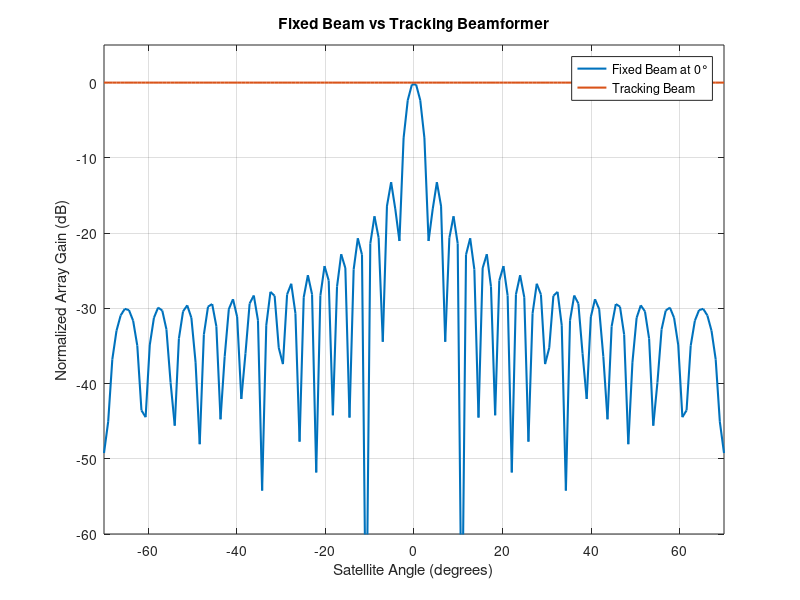
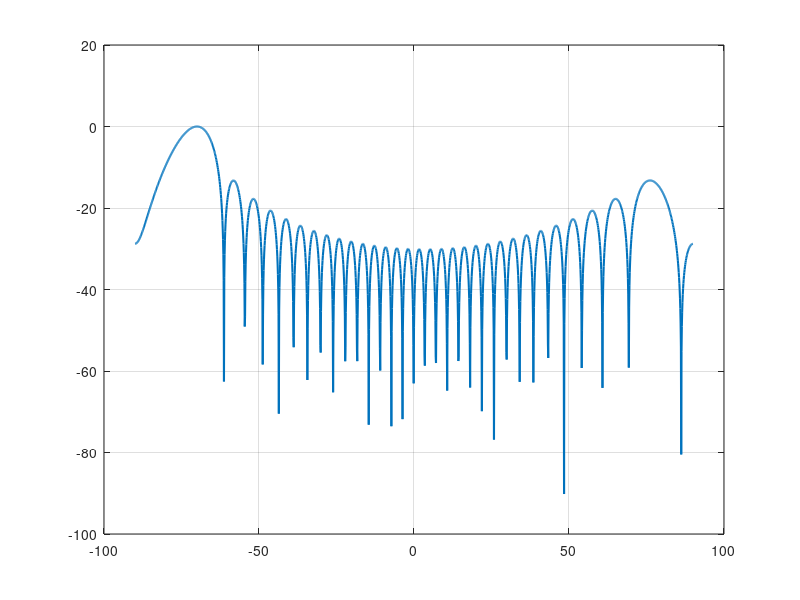

These figures' MATLAB source, in order: (Note: this script raises an error after producing the figures.)
clear; clc; close all;

%% Constants
c = 3e8;
fc = 10e9;
lambda = c/fc;
d = lambda/2;
k = 2*pi/lambda;

%% Array
N = 32;
n = 0:N-1;

%% Angle grid
theta = -90:0.1:90;

%% Simulated LEO satellite pass
num_steps = 150;
sat_angle = linspace(-70,70,num_steps);   % satellite moves across sky

%% Storage
gain_fixed_dB = zeros(1,num_steps);
gain_tracking_dB = zeros(1,num_steps);

%% Fixed beam points at broadside
theta_fixed = 0;
w_fixed = exp(-1j*k*d*n.'*sind(theta_fixed));
w_fixed = w_fixed / norm(w_fixed);

for i = 1:num_steps

    theta_sat = sat_angle(i);

    % Steering vector for actual satellite direction
    a_sat = exp(1j*k*d*n.'*sind(theta_sat));

    % Dynamic tracking beamformer
    w_tracking = exp(-1j*k*d*n.'*sind(theta_sat));
    w_tracking = w_tracking / norm(w_tracking);

    % Array gain
    gain_fixed = abs(w_fixed.' * a_sat);
    gain_tracking = abs(w_tracking.' * a_sat);

    % Convert to dB, normalized to max possible gain
    gain_fixed_dB(i) = 20*log10(gain_fixed/sqrt(N) + 1e-12);
    gain_tracking_dB(i) = 20*log10(gain_tracking/sqrt(N) + 1e-12);

end

%% Plot gain vs satellite angle
figure;

plot(sat_angle,gain_fixed_dB,'LineWidth',1.5); hold on;
plot(sat_angle,gain_tracking_dB,'LineWidth',1.5);

grid on;
xlabel('Satellite Angle (degrees)');
ylabel('Normalized Array Gain (dB)');
title('Fixed Beam vs Tracking Beamformer');
legend('Fixed Beam at 0°','Tracking Beam');
ylim([-60 5]);
xlim([-70 70]);

%% Animation of tracking beam pattern
figure;

for i = 1:3:num_steps

    theta_sat = sat_angle(i);

    w_tracking = exp(-1j*k*d*n.'*sind(theta_sat));
    w_tracking = w_tracking / norm(w_tracking);

    AF = zeros(size(theta));

    for idx = 1:length(theta)

        a = exp(1j*k*d*n.'*sind(theta(idx)));

        AF(idx) = abs(w_tracking.' * a);

    end

    AF = AF/max(AF);
    AF_dB = 20*log10(AF + 1e-12);

    plot(theta,AF_dB,'LineWidth',1.5);
    grid on;

    xline(theta_sat,'--','Satellite');

    xlabel('Angle (degrees)');
    ylabel('Normalized Array Factor (dB)');
    title(['Tracking Beamformer, Satellite Angle = ',num2str(theta_sat,'%.1f'),'°']);

    ylim([-60 0]);
    xlim([-90 90]);

    drawnow;

end
